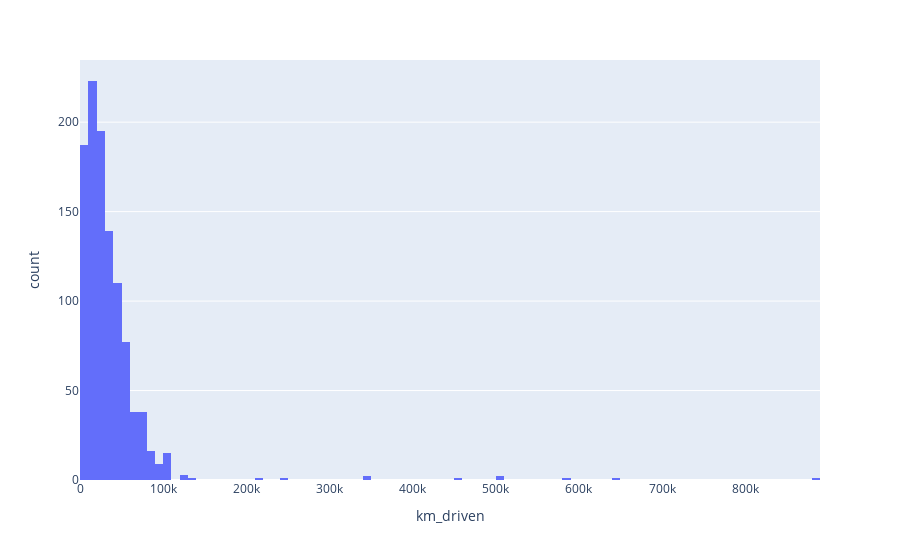

The notebook cell saved with this chart:
### Code cell
#Histograma.
fig_hist = px.histogram(df, x="km_driven")
fig_hist.show()

### Figure 1 — Plotly figure (JSON) as saved in the notebook; plotly's stock layout.template omitted (floating-point values rounded to 4 significant figures; data arrays with more than 128 entries replaced by an {"elided": "..."} marker saying what was removed)
{"data": [{"bingroup": "x", "hovertemplate": "km_driven=%{x}<br>count=%{y}<extra></extra>", "legendgroup": "", "marker": {"color": "#636efa", "pattern": {"shape": ""}}, "name": "", "orientation": "v", "showlegend": false, "type": "histogram", "x": {"elided": "1061 int values"}, "xaxis": "x", "yaxis": "y"}], "layout": {"barmode": "relative", "legend": {"tracegroupgap": 0}, "margin": {"t": 60}, "xaxis": {"anchor": "y", "domain": [0, 1], "title": {"text": "km_driven"}}, "yaxis": {"anchor": "x", "domain": [0, 1], "title": {"text": "count"}}}}
